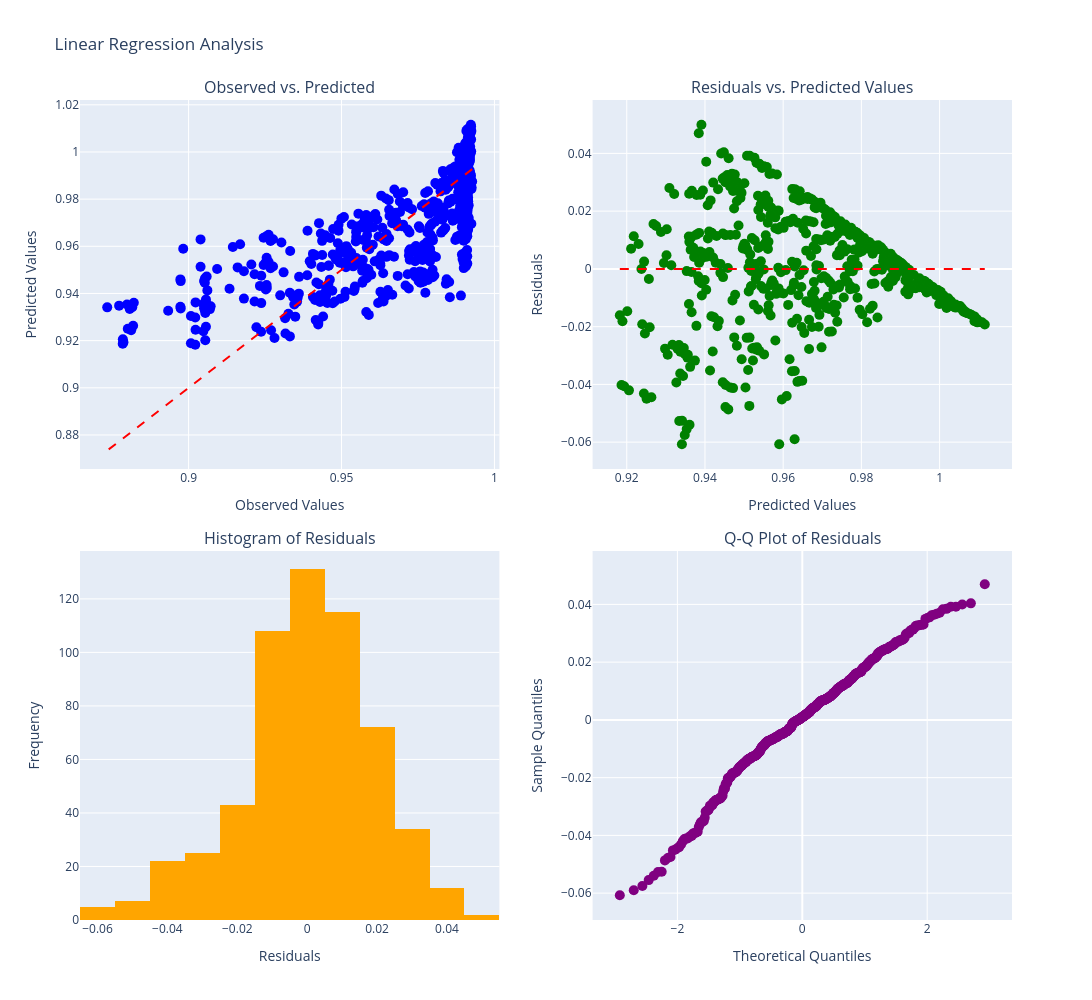

The notebook cell saved with this chart:
### Code cell
residual_analysis(lin3, X3, y3)

### Figure 1 — Plotly figure (JSON) as saved in the notebook; plotly's stock layout.template omitted (floating-point values rounded to 4 significant figures; data arrays with more than 128 entries replaced by an {"elided": "..."} marker saying what was removed)
{"data": [{"marker": {"color": "blue", "size": 10}, "mode": "markers", "name": "Predicted vs Observed", "type": "scatter", "x": {"elided": "576 float values"}, "xaxis": "x", "y": {"elided": "576 float values"}, "yaxis": "y"}, {"line": {"color": "red", "dash": "dash"}, "mode": "lines", "name": "Perfect Prediction", "type": "scatter", "x": {"elided": "576 float values"}, "xaxis": "x", "y": {"elided": "576 float values"}, "yaxis": "y"}, {"marker": {"color": "green", "size": 10}, "mode": "markers", "name": "Residuals", "type": "scatter", "x": {"elided": "576 float values"}, "xaxis": "x2", "y": {"elided": "576 float values"}, "yaxis": "y2"}, {"line": {"color": "red", "dash": "dash"}, "mode": "lines", "name": "Zero Residual Line", "type": "scatter", "x": [0.9182, 1.012], "xaxis": "x2", "y": [0, 0], "yaxis": "y2"}, {"marker": {"color": "orange"}, "name": "Residuals", "nbinsx": 12, "type": "histogram", "x": {"elided": "576 float values"}, "xaxis": "x3", "yaxis": "y3"}, {"marker": {"color": "purple", "size": 10}, "mode": "markers", "name": "Q-Q Plot", "type": "scatter", "x": {"elided": "576 float values"}, "xaxis": "x4", "y": {"elided": "576 float values"}, "yaxis": "y4"}, {"line": {"color": "red", "dash": "dash"}, "mode": "lines", "name": "45 Degree Line", "type": "scatter", "x": [null, null], "xaxis": "x4", "y": [null, null], "yaxis": "y4"}], "layout": {"annotations": [{"font": {"size": 16}, "showarrow": false, "text": "Observed vs. Predicted", "x": 0.225, "xanchor": "center", "xref": "paper", "y": 1, "yanchor": "bottom", "yref": "paper"}, {"font": {"size": 16}, "showarrow": false, "text": "Residuals vs. Predicted Values", "x": 0.775, "xanchor": "center", "xref": "paper", "y": 1, "yanchor": "bottom", "yref": "paper"}, {"font": {"size": 16}, "showarrow": false, "text": "Histogram of Residuals", "x": 0.225, "xanchor": "center", "xref": "paper", "y": 0.45, "yanchor": "bottom", "yref": "paper"}, {"font": {"size": 16}, "showarrow": false, "text": "Q-Q Plot of Residuals", "x": 0.775, "xanchor": "center", "xref": "paper", "y": 0.45, "yanchor": "bottom", "yref": "paper"}], "height": 1000, "showlegend": false, "title": {"text": "Linear Regression Analysis"}, "width": 1200, "xaxis": {"anchor": "y", "domain": [0, 0.45], "title": {"text": "Observed Values"}}, "xaxis2": {"anchor": "y2", "domain": [0.55, 1], "title": {"text": "Predicted Values"}}, "xaxis3": {"anchor": "y3", "domain": [0, 0.45], "title": {"text": "Residuals"}}, "xaxis4": {"anchor": "y4", "domain": [0.55, 1], "title": {"text": "Theoretical Quantiles"}}, "yaxis": {"anchor": "x", "domain": [0.55, 1], "title": {"text": "Predicted Values"}}, "yaxis2": {"anchor": "x2", "domain": [0.55, 1], "title": {"text": "Residuals"}}, "yaxis3": {"anchor": "x3", "domain": [0, 0.45], "title": {"text": "Frequency"}}, "yaxis4": {"anchor": "x4", "domain": [0, 0.45], "title": {"text": "Sample Quantiles"}}}}
